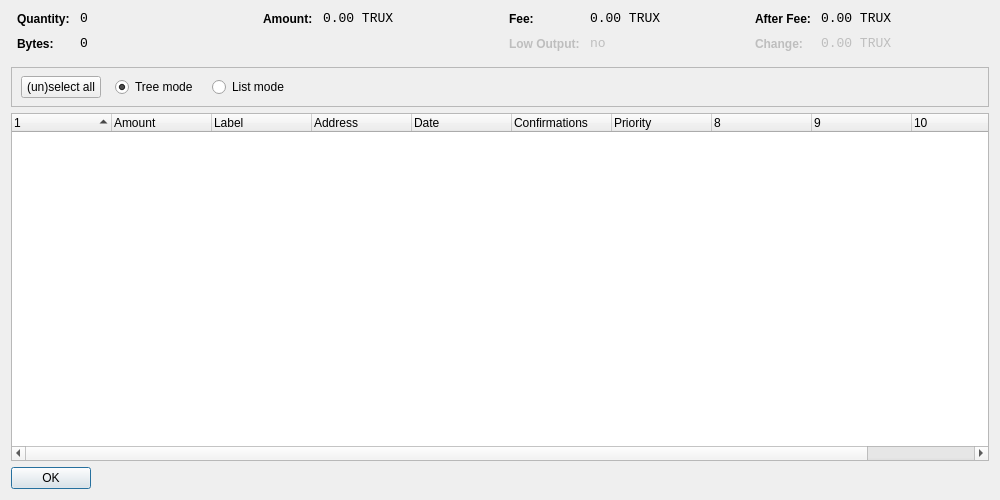
<?xml version="1.0" encoding="UTF-8"?>
<ui version="4.0">
 <class>CoinControlDialog</class>
 <widget class="QDialog" name="CoinControlDialog">
  <property name="geometry">
   <rect>
    <x>0</x>
    <y>0</y>
    <width>1000</width>
    <height>500</height>
   </rect>
  </property>
  <property name="windowTitle">
   <string>Coin Control</string>
  </property>
  <layout class="QVBoxLayout" name="verticalLayout">
   <item>
    <layout class="QHBoxLayout" name="horizontalLayoutTop" stretch="0,0,0,0">
     <property name="topMargin">
      <number>0</number>
     </property>
     <property name="bottomMargin">
      <number>10</number>
     </property>
     <item>
      <layout class="QFormLayout" name="formLayoutCoinControl1">
       <property name="horizontalSpacing">
        <number>10</number>
       </property>
       <property name="verticalSpacing">
        <number>10</number>
       </property>
       <property name="leftMargin">
        <number>6</number>
       </property>
       <property name="rightMargin">
        <number>6</number>
       </property>
       <item row="0" column="0">
        <widget class="QLabel" name="labelCoinControlQuantityText">
         <property name="styleSheet">
          <string notr="true">font-weight:bold;</string>
         </property>
         <property name="text">
          <string>Quantity:</string>
         </property>
        </widget>
       </item>
       <item row="0" column="1">
        <widget class="QLabel" name="labelCoinControlQuantity">
         <property name="font">
          <font>
           <family>Monospace</family>
           <pointsize>10</pointsize>
          </font>
         </property>
         <property name="cursor">
          <cursorShape>IBeamCursor</cursorShape>
         </property>
         <property name="contextMenuPolicy">
          <enum>Qt::ActionsContextMenu</enum>
         </property>
         <property name="text">
          <string notr="true">0</string>
         </property>
         <property name="textInteractionFlags">
          <set>Qt::LinksAccessibleByMouse|Qt::TextSelectableByKeyboard|Qt::TextSelectableByMouse</set>
         </property>
        </widget>
       </item>
       <item row="1" column="0">
        <widget class="QLabel" name="labelCoinControlBytesText">
         <property name="styleSheet">
          <string notr="true">font-weight:bold;</string>
         </property>
         <property name="text">
          <string>Bytes:</string>
         </property>
        </widget>
       </item>
       <item row="1" column="1">
        <widget class="QLabel" name="labelCoinControlBytes">
         <property name="font">
          <font>
           <family>Monospace</family>
           <pointsize>10</pointsize>
          </font>
         </property>
         <property name="cursor">
          <cursorShape>IBeamCursor</cursorShape>
         </property>
         <property name="contextMenuPolicy">
          <enum>Qt::ActionsContextMenu</enum>
         </property>
         <property name="text">
          <string notr="true">0</string>
         </property>
         <property name="textInteractionFlags">
          <set>Qt::LinksAccessibleByMouse|Qt::TextSelectableByKeyboard|Qt::TextSelectableByMouse</set>
         </property>
        </widget>
       </item>
      </layout>
     </item>
     <item>
      <layout class="QFormLayout" name="formLayoutCoinControl2">
       <property name="horizontalSpacing">
        <number>10</number>
       </property>
       <property name="verticalSpacing">
        <number>10</number>
       </property>
       <property name="leftMargin">
        <number>6</number>
       </property>
       <property name="rightMargin">
        <number>6</number>
       </property>
       <item row="0" column="0">
        <widget class="QLabel" name="labelCoinControlAmountText">
         <property name="styleSheet">
          <string notr="true">font-weight:bold;</string>
         </property>
         <property name="text">
          <string>Amount:</string>
         </property>
        </widget>
       </item>
       <item row="0" column="1">
        <widget class="QLabel" name="labelCoinControlAmount">
         <property name="font">
          <font>
           <family>Monospace</family>
           <pointsize>10</pointsize>
          </font>
         </property>
         <property name="cursor">
          <cursorShape>IBeamCursor</cursorShape>
         </property>
         <property name="contextMenuPolicy">
          <enum>Qt::ActionsContextMenu</enum>
         </property>
         <property name="text">
          <string notr="true">0.00 TRUX</string>
         </property>
         <property name="textInteractionFlags">
          <set>Qt::LinksAccessibleByMouse|Qt::TextSelectableByKeyboard|Qt::TextSelectableByMouse</set>
         </property>
        </widget>
       </item>
      </layout>
     </item>
     <item>
      <layout class="QFormLayout" name="formLayoutCoinControl3">
       <property name="horizontalSpacing">
        <number>10</number>
       </property>
       <property name="verticalSpacing">
        <number>10</number>
       </property>
       <property name="leftMargin">
        <number>6</number>
       </property>
       <property name="rightMargin">
        <number>6</number>
       </property>
       <item row="0" column="0">
        <widget class="QLabel" name="labelCoinControlFeeText">
         <property name="styleSheet">
          <string notr="true">font-weight:bold;</string>
         </property>
         <property name="text">
          <string>Fee:</string>
         </property>
        </widget>
       </item>
       <item row="0" column="1">
        <widget class="QLabel" name="labelCoinControlFee">
         <property name="font">
          <font>
           <family>Monospace</family>
           <pointsize>10</pointsize>
          </font>
         </property>
         <property name="cursor">
          <cursorShape>IBeamCursor</cursorShape>
         </property>
         <property name="contextMenuPolicy">
          <enum>Qt::ActionsContextMenu</enum>
         </property>
         <property name="text">
          <string notr="true">0.00 TRUX</string>
         </property>
         <property name="textInteractionFlags">
          <set>Qt::LinksAccessibleByMouse|Qt::TextSelectableByKeyboard|Qt::TextSelectableByMouse</set>
         </property>
        </widget>
       </item>
       <item row="1" column="0">
        <widget class="QLabel" name="labelCoinControlLowOutputText">
         <property name="enabled">
          <bool>false</bool>
         </property>
         <property name="styleSheet">
          <string notr="true">font-weight:bold;</string>
         </property>
         <property name="text">
          <string>Low Output:</string>
         </property>
        </widget>
       </item>
       <item row="1" column="1">
        <widget class="QLabel" name="labelCoinControlLowOutput">
         <property name="enabled">
          <bool>false</bool>
         </property>
         <property name="font">
          <font>
           <family>Monospace</family>
           <pointsize>10</pointsize>
          </font>
         </property>
         <property name="cursor">
          <cursorShape>IBeamCursor</cursorShape>
         </property>
         <property name="contextMenuPolicy">
          <enum>Qt::ActionsContextMenu</enum>
         </property>
         <property name="text">
          <string notr="true">no</string>
         </property>
         <property name="textInteractionFlags">
          <set>Qt::LinksAccessibleByMouse|Qt::TextSelectableByKeyboard|Qt::TextSelectableByMouse</set>
         </property>
        </widget>
       </item>
      </layout>
     </item>
     <item>
      <layout class="QFormLayout" name="formLayoutCoinControl4">
       <property name="horizontalSpacing">
        <number>10</number>
       </property>
       <property name="verticalSpacing">
        <number>10</number>
       </property>
       <property name="leftMargin">
        <number>6</number>
       </property>
       <property name="rightMargin">
        <number>6</number>
       </property>
       <item row="0" column="0">
        <widget class="QLabel" name="labelCoinControlAfterFeeText">
         <property name="styleSheet">
          <string notr="true">font-weight:bold;</string>
         </property>
         <property name="text">
          <string>After Fee:</string>
         </property>
        </widget>
       </item>
       <item row="0" column="1">
        <widget class="QLabel" name="labelCoinControlAfterFee">
         <property name="font">
          <font>
           <family>Monospace</family>
           <pointsize>10</pointsize>
          </font>
         </property>
         <property name="cursor">
          <cursorShape>IBeamCursor</cursorShape>
         </property>
         <property name="contextMenuPolicy">
          <enum>Qt::ActionsContextMenu</enum>
         </property>
         <property name="text">
          <string notr="true">0.00 TRUX</string>
         </property>
         <property name="textInteractionFlags">
          <set>Qt::LinksAccessibleByMouse|Qt::TextSelectableByKeyboard|Qt::TextSelectableByMouse</set>
         </property>
        </widget>
       </item>
       <item row="1" column="0">
        <widget class="QLabel" name="labelCoinControlChangeText">
         <property name="enabled">
          <bool>false</bool>
         </property>
         <property name="styleSheet">
          <string notr="true">font-weight:bold;</string>
         </property>
         <property name="text">
          <string>Change:</string>
         </property>
        </widget>
       </item>
       <item row="1" column="1">
        <widget class="QLabel" name="labelCoinControlChange">
         <property name="enabled">
          <bool>false</bool>
         </property>
         <property name="font">
          <font>
           <family>Monospace</family>
           <pointsize>10</pointsize>
          </font>
         </property>
         <property name="cursor">
          <cursorShape>IBeamCursor</cursorShape>
         </property>
         <property name="contextMenuPolicy">
          <enum>Qt::ActionsContextMenu</enum>
         </property>
         <property name="text">
          <string notr="true">0.00 TRUX</string>
         </property>
         <property name="textInteractionFlags">
          <set>Qt::LinksAccessibleByMouse|Qt::TextSelectableByKeyboard|Qt::TextSelectableByMouse</set>
         </property>
        </widget>
       </item>
      </layout>
     </item>
    </layout>
   </item>
   <item>
    <widget class="QFrame" name="frame">
     <property name="minimumSize">
      <size>
       <width>0</width>
       <height>40</height>
      </size>
     </property>
     <property name="frameShape">
      <enum>QFrame::StyledPanel</enum>
     </property>
     <property name="frameShadow">
      <enum>QFrame::Sunken</enum>
     </property>
     <widget class="QWidget" name="horizontalLayoutWidget">
      <property name="geometry">
       <rect>
        <x>10</x>
        <y>0</y>
        <width>781</width>
        <height>41</height>
       </rect>
      </property>
      <layout class="QHBoxLayout" name="horizontalLayoutPanel" stretch="0,0,0,0,0">
       <property name="spacing">
        <number>14</number>
       </property>
       <item>
        <widget class="QPushButton" name="pushButtonSelectAll">
         <property name="sizePolicy">
          <sizepolicy hsizetype="Maximum" vsizetype="Fixed">
           <horstretch>0</horstretch>
           <verstretch>0</verstretch>
          </sizepolicy>
         </property>
         <property name="text">
          <string>(un)select all</string>
         </property>
        </widget>
       </item>
       <item>
        <widget class="QRadioButton" name="radioTreeMode">
         <property name="sizePolicy">
          <sizepolicy hsizetype="Maximum" vsizetype="Fixed">
           <horstretch>0</horstretch>
           <verstretch>0</verstretch>
          </sizepolicy>
         </property>
         <property name="text">
          <string>Tree mode</string>
         </property>
         <property name="checked">
          <bool>true</bool>
         </property>
        </widget>
       </item>
       <item>
        <widget class="QRadioButton" name="radioListMode">
         <property name="sizePolicy">
          <sizepolicy hsizetype="Maximum" vsizetype="Fixed">
           <horstretch>0</horstretch>
           <verstretch>0</verstretch>
          </sizepolicy>
         </property>
         <property name="text">
          <string>List mode</string>
         </property>
        </widget>
       </item>
       <item>
        <spacer name="horizontalSpacer">
         <property name="orientation">
          <enum>Qt::Horizontal</enum>
         </property>
         <property name="sizeHint" stdset="0">
          <size>
           <width>40</width>
           <height>20</height>
          </size>
         </property>
        </spacer>
       </item>
      </layout>
     </widget>
    </widget>
   </item>
   <item>
    <widget class="CoinControlTreeWidget" name="treeWidget">
     <property name="contextMenuPolicy">
      <enum>Qt::CustomContextMenu</enum>
     </property>
     <property name="sortingEnabled">
      <bool>false</bool>
     </property>
     <property name="columnCount">
      <number>11</number>
     </property>
     <attribute name="headerShowSortIndicator" stdset="0">
      <bool>true</bool>
     </attribute>
     <attribute name="headerStretchLastSection">
      <bool>false</bool>
     </attribute>
     <column>
      <property name="text">
       <string/>
      </property>
     </column>
     <column>
      <property name="text">
       <string>Amount</string>
      </property>
     </column>
     <column>
      <property name="text">
       <string>Label</string>
      </property>
     </column>
     <column>
      <property name="text">
       <string>Address</string>
      </property>
     </column>
     <column>
      <property name="text">
       <string>Date</string>
      </property>
     </column>
     <column>
      <property name="text">
       <string>Confirmations</string>
      </property>
      <property name="toolTip">
       <string>Confirmed</string>
      </property>
     </column>
     <column>
      <property name="text">
       <string>Priority</string>
      </property>
     </column>
     <column>
      <property name="text">
       <string/>
      </property>
     </column>
     <column>
      <property name="text">
       <string/>
      </property>
     </column>
     <column>
      <property name="text">
       <string/>
      </property>
     </column>
     <column>
      <property name="text">
       <string/>
      </property>
     </column>
    </widget>
   </item>
   <item>
    <widget class="QDialogButtonBox" name="buttonBox">
     <property name="sizePolicy">
      <sizepolicy hsizetype="Maximum" vsizetype="Fixed">
       <horstretch>0</horstretch>
       <verstretch>0</verstretch>
      </sizepolicy>
     </property>
     <property name="orientation">
      <enum>Qt::Horizontal</enum>
     </property>
     <property name="standardButtons">
      <set>QDialogButtonBox::Ok</set>
     </property>
    </widget>
   </item>
  </layout>
 </widget>
 <customwidgets>
  <customwidget>
   <class>CoinControlTreeWidget</class>
   <extends>QTreeWidget</extends>
   <header>coincontroltreewidget.h</header>
  </customwidget>
 </customwidgets>
 <resources/>
 <connections/>
</ui>
